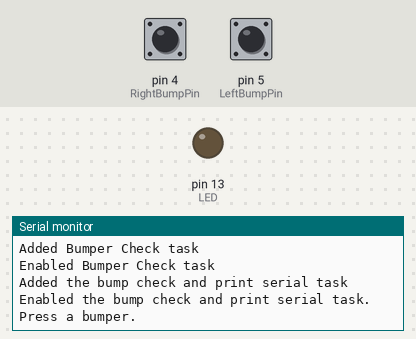
A sketch run on a simulated Arduino Uno, built with avr-gcc and run on an emulated ATmega328P. On the bench: output pins drawn as LEDs (lit = HIGH), the last lines printed to the serial monitor. The inputs (shaded band) are chosen by the test bench; at power-on: pin 4 (RightBumpPin) LOW, pin 5 (LeftBumpPin) LOW.

Above: at 1.3 s.
1.4 s: pin 4 (RightBumpPin) pulled HIGH for 0.15 s
At 2.7 s:
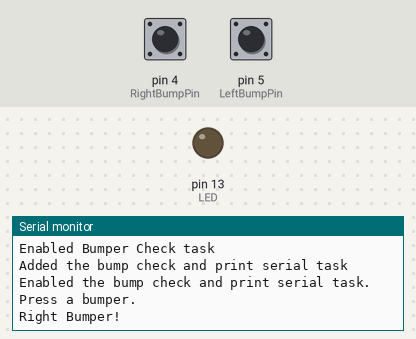
3.0 s: pin 5 (LeftBumpPin) pulled HIGH for 0.15 s
At 3.8 s:
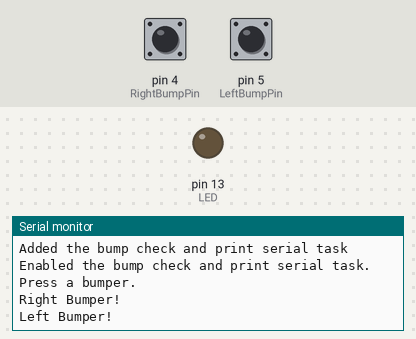
4.6 s: pin 4 (RightBumpPin) driven HIGH and pin 5 (LeftBumpPin) driven HIGH
At 5.4 s:
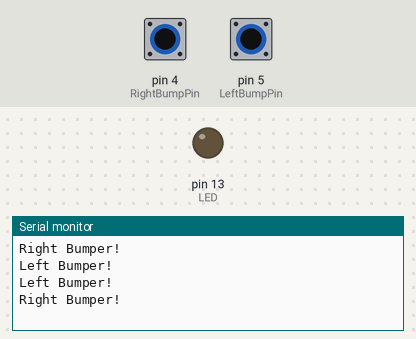

Measured:
- after the input at 1.4 s, the serial monitor: prints a new line after 0.18 s (image 1)
- after the input at 3.0 s, the serial monitor: prints a new line after 0.08 s (image 2)
- after the input at 4.6 s, the serial monitor: prints a new line after 0.50 s (image 3)

The sketch:

S2_L03_3_bumpers_as_tasks.ino
```cpp
/***************************************
 * THS Robotics Course
 * Season 2, Lesson 3 : Bumpers as Tasks
 * Emery Premeaux
 *
 * This recreates the interrupts version of the bumper check code.
 * However, since we are not using hardware interrupts, we must choose a minumum check period.
 * Twice per second seems acceptable response time.
 * Also, since we do not have the advantages of hardware interrupts (such as RISING and FALLING)
 * we have some additional overhead in semaphores to pass back and forth between tasks.
 *
 * Your homework will be to improve this code, to make it act more like the interrupt example.
 *
 * WARNING!
 * We have to move the Bumpers from pins 2&3 to pins 4&5 because in the future, we will use
 * hardware interrupts for something that needs a higher speed checking. (Hardware interrupts
 * are valuable! We only have 2.)
 ***************************************/
#include <TaskScheduler.h>

// Callback methods prototypes
void tBumpCheck();

//Tasks
Task tBump(500, TASK_FOREVER, &tBumpCheck);
Task tSerialPrint(500, TASK_FOREVER, &tPrintMessages);

Scheduler runner;

// Other Includes

// Hardware & Constants
#define LeftBumpPin 5
#define RightBumpPin 4
#define LED 13

// Variables
volatile byte bumperLeftState = LOW;
volatile byte bumperRightState = LOW;

void tBumpCheck(){
  if (digitalRead(LeftBumpPin) == HIGH){
    bumperLeftState = HIGH;
  }else{
    bumperLeftState = LOW;
  }
  if (digitalRead(RightBumpPin) == HIGH){
    bumperRightState = HIGH;
  }else{
    bumperRightState = LOW;
  }
}

void tPrintMessages(){
  if (bumperLeftState == HIGH){
    Serial.println("Left Bumper!");
  }
  if (bumperRightState == HIGH){
    Serial.println("Right Bumper!");
  }
}

void setup () {
  pinMode (LED, OUTPUT);
  pinMode (LeftBumpPin, INPUT);
  pinMode (RightBumpPin, INPUT);

  Serial.begin(9600);
  Serial.println("Robot Baby Buggy Bumpers!");

  runner.init();
  Serial.println("Initialized scheduler");

  runner.addTask(tBump);
  Serial.println("Added Bumper Check task");

  tBump.enable();
  Serial.println("Enabled Bumper Check task");

  runner.addTask(tSerialPrint);
  Serial.println("Added the bump check and print serial task");

  tSerialPrint.enable();
  Serial.println("Enabled the bump check and print serial task. Press a bumper.");
}


void loop () {
  runner.execute();
}
```
